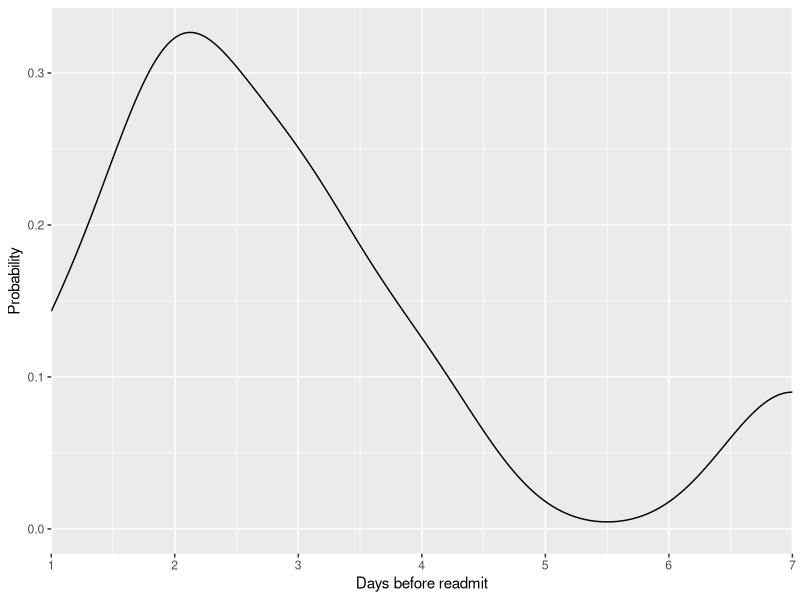
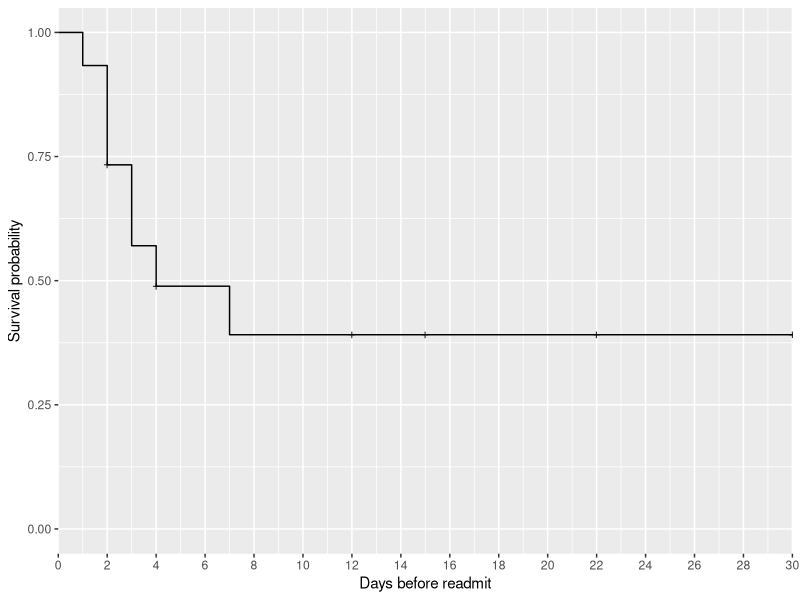
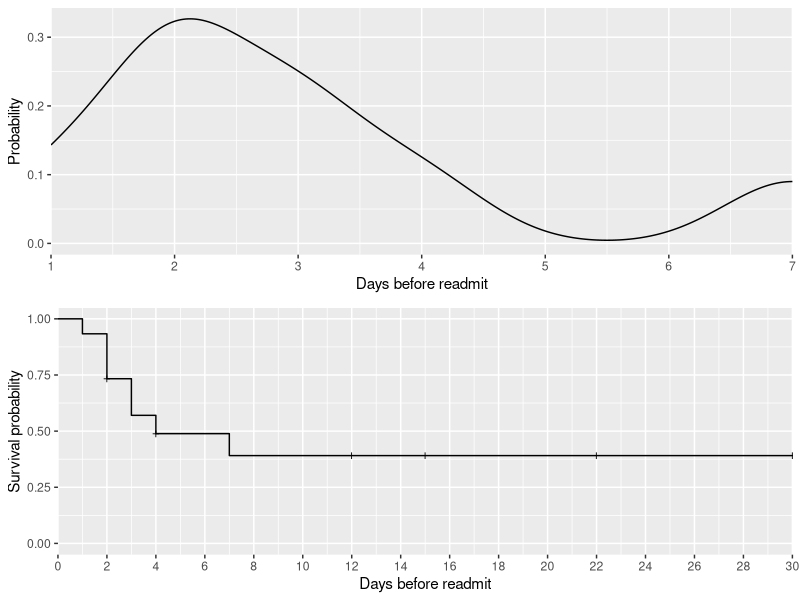
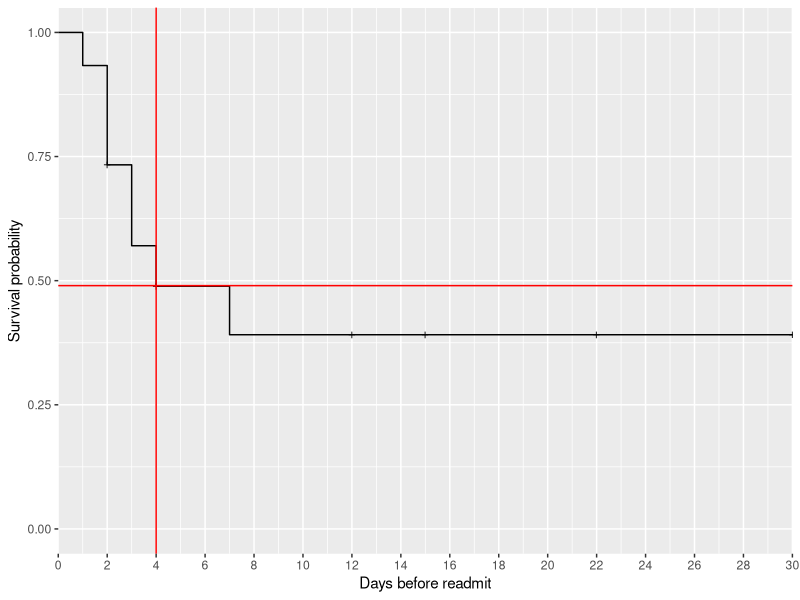

Here is the R script that generated these plots, in order:
## ---- chunk 1
knitr::opts_chunk$set(echo = TRUE, 
                      warning = FALSE, 
                      message = FALSE)

library(kableExtra)

# shortcuts: 
# > ctrl + alt + i ==> new code chunk
# > ctrl + shift + k ==> knit doc 
# \  ==> line break (include 2 spaces after)
## ---- chunk 2
library(tidyverse)
library(survival)
library(ggfortify)  # one-line survival plots with ggplot2::autoplot.
library(ggpubr)

## ---- chunk 3
# paste from Excel using datapasta add-in: 

df1.readmits <- 
    data.frame(stringsAsFactors=FALSE,
                patient_id = c(1L, 2L, 3L, 4L, 5L, 6L, 7L, 8L, 9L, 10L, 11L, 12L, 13L, 14L, 15L),
       days.before.readmit = c(1L, 2L, 2L, 2L, 3L, 3L, 4L, 7L, 2L, 12L, 15L, 30L, 2L, 22L, 4L),
              not.censored = c(1L, 1L, 1L, 1L, 1L, 1L, 1L, 1L, 0L, 0L, 0L, 0L, 0L, 0L, 0L),
                     notes = c(NA, NA, NA, NA, NA, NA, NA, NA,
                               "no observed readmit", "no observed readmit",
                               "no observed readmit", "no observed readmit",
                               "no observed readmit", "no observed readmit",
                               "no observed readmit")
    )



## ---- chunk 4
df1.readmits %>% 
    kable() %>% 
    kable_styling(bootstrap_options = c("striped")) %>%
    scroll_box(width = "100%", height = "400px")

## ---- chunk 5

p1.density <- 
    df1.readmits %>% 
    filter(not.censored == 1) %>% 
    
    ggplot(aes(x = days.before.readmit)) + 
    scale_x_continuous(expand = c(0,0)) +
    geom_density() + 
    labs(x = "Days before readmit", 
         y = "Probability")
    
p1.density
    
## ---- chunk 6
# Surv( ) builds the standard survival object: 
Surv(df1.readmits$days.before.readmit,
     df1.readmits$not.censored)

# Note that a “+” after the time in the print out of km indicates censoring.
## ---- chunk 7
# Kaplan-Meier curve: 
km1.survival <- survfit(Surv(days.before.readmit, 
                             not.censored) ~ 1,
                        data = df1.readmits)

# summary(km1.survival)

## ---- chunk 8
p2.survival <- autoplot(km1.survival,
                        conf.int = FALSE, 
                        firsty = 1) + 
    scale_y_continuous(limits = c(0,1)) + 
    scale_x_continuous(expand = c(0, 0), 
                       breaks = seq(0, 30, 2)) + 
        labs(x = "Days before readmit",
             y = "Survival probability")

p2.survival

## ---- chunk 9
ggarrange(p1.density, 
          p2.survival, 
          nrow = 2)

## ---- chunk 10
p2.survival + 
    geom_vline(xintercept = 4, 
               col = "red") + 
    geom_hline(yintercept = 0.49, 
               col = "red")
